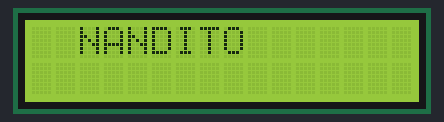
Bench run of a sketch on a simulated Arduino Uno, built with avr-gcc and run on an emulated ATmega328P. On the bench: 16×2 character LCD.

Above: at 4.1 s.
At 7.7 s:
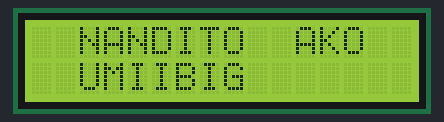
At 15.7 s:
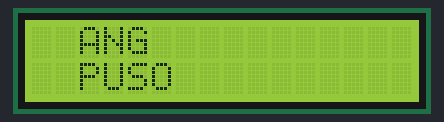
At 20.9 s:
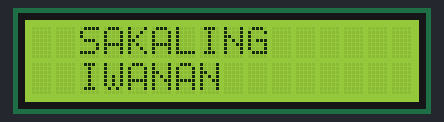
At 26.4 s:
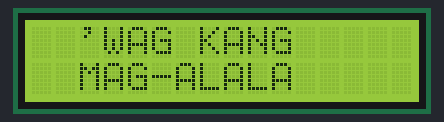
At 38.0 s:
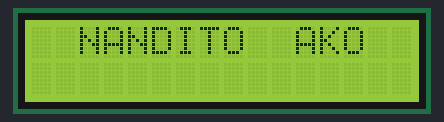

The sketch:

nandito-ako-lyrics-code.ino
```cpp
#include <Wire.h>
#include <LiquidCrystal_I2C.h>

LiquidCrystal_I2C lcd(0x27, 16, 2);


void setup()
{
  lcd.init();
  lcd.backlight();
  lcd.setCursor(0, 0);
  lcd.print("NANDITO AKO");
  delay(4000);
  lcd.clear();

}

void loop()
{
  lcd.setCursor(2, 0);
  lcd.print("NANDITO");
  delay(1800);
  lcd.setCursor(11, 0);
  lcd.print("AKO");
  delay(1800);
  lcd.setCursor(2, 1);
  lcd.print("UMIIBIG");
  delay(1800);
  lcd.setCursor(10, 1);
  lcd.print("SAYO");
  delay(1400);
  lcd.clear();

  lcd.setCursor(2, 0);
  lcd.print("KAHIT");
  delay(1000);
  lcd.setCursor(2, 1);
  lcd.print("NA");
  delay(1200);
  lcd.setCursor(8, 0);
  lcd.print("NAG");
  delay(700);
  lcd.setCursor(5, 1);
  lcd.print("DURUGO");
  delay(1000);
  lcd.clear();

  lcd.setCursor(2, 0);
  lcd.print("ANG");
  delay(800);
  lcd.setCursor(2, 1);
  lcd.print("PUSO");
  delay(2000);
  lcd.clear();

  lcd.setCursor(2, 0);
  lcd.print("AT");
  delay(700);
  lcd.setCursor(2, 1);
  lcd.print("KUNG");
  delay(700);
  lcd.clear();

  lcd.setCursor(2, 0);
  lcd.print("SAKALING");
  delay(1800);
  lcd.setCursor(2, 1);
  lcd.print("IWANAN");
  delay(1700);
  lcd.setCursor(11, 0);
  lcd.print("KA");
  delay(400);
  lcd.setCursor(10, 1);
  lcd.print("NYA");
  delay(2000);
  lcd.clear();

  lcd.setCursor(2, 0);
  lcd.print("'WAG");
  delay(700);
  lcd.setCursor(7, 0);
  lcd.print("KANG");
  delay(700);
  lcd.setCursor(2, 1);
  lcd.print("MAG-ALALA");
  delay(2000);
  lcd.clear();

  lcd.setCursor(2, 0);
  lcd.print("MAY");
  delay(700);
  lcd.setCursor(2, 1);
  lcd.print("NAG");
  delay(700);
  lcd.setCursor(6, 0);
  lcd.print("MAMAHAL");
  delay(800);
  lcd.setCursor(8, 1);
  lcd.print("SA'YO");
  delay(700);
  lcd.clear();

  lcd.setCursor(2, 0);
  lcd.print("NANDITO");
  delay(1800);
  lcd.setCursor(10, 0);
  lcd.print("AKO");
  delay(3000);
  lcd.clear();
}
```

Measured:
- what the display in image 0 shows lasts 1.8 s, from 4.1 s to 5.9 s
- what the display in image 2 shows lasts 2.0 s, from 15.6 s to 17.6 s
- what the display in image 3 shows lasts 1.7 s, from 20.9 s to 22.6 s
